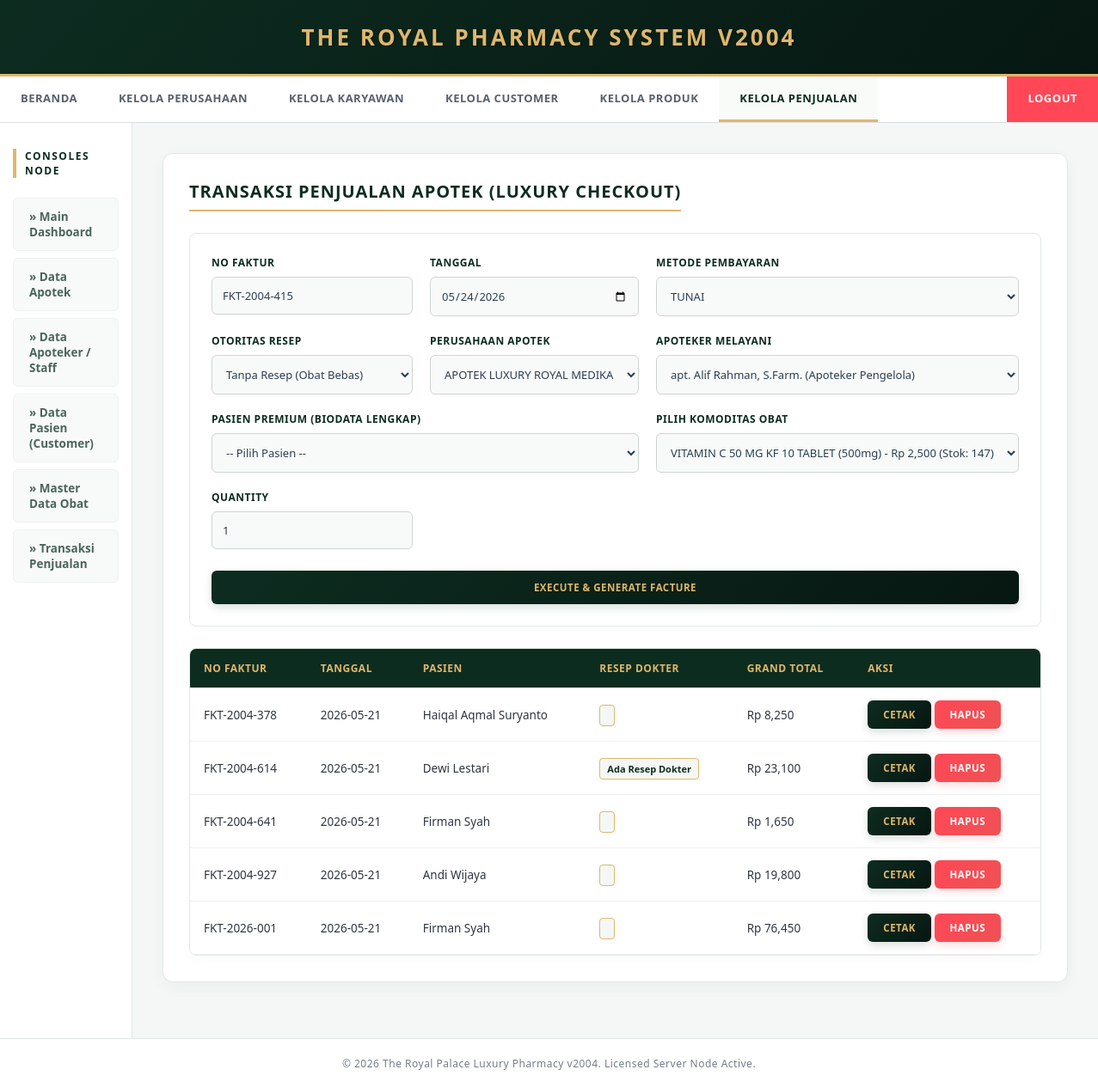
/index.php?page=penjualan (signed in), run on the app's committed database.
### tables this page shows
CREATE TABLE `faktur` (
  `no_fatur` varchar(50) NOT NULL,
  `tgl_faktur` date DEFAULT NULL,
  `due_date` date DEFAULT NULL,
  `metode_bayar` varchar(50) DEFAULT NULL,
  `resep_dokter` varchar(50) DEFAULT NULL,
  `ppn` decimal(10,2) DEFAULT NULL,
  `dp` decimal(10,2) DEFAULT NULL,
  `grand_total` decimal(10,2) DEFAULT NULL,
  `user` varchar(50) DEFAULT NULL,
  `id_customer` int(11) DEFAULT NULL,
  `id_perusahaan` int(11) DEFAULT NULL,
  `id_karyawan` int(11) DEFAULT NULL
);

CREATE TABLE `customer` (
  `id_customer` int(11) NOT NULL,
  `nama_customer` varchar(100) DEFAULT NULL,
  `tgl_lahir` date DEFAULT NULL,
  `no_telp` varchar(20) DEFAULT NULL,
  `email_customer` varchar(100) DEFAULT NULL,
  `alamat` text DEFAULT NULL
);

### index.php (the view, shortened to what this page needs)
<?php
include 'koneksi.php';
$page = isset($_GET['page']) ? $_GET['page'] : 'beranda';
?>
<!DOCTYPE html>
<html lang="id">
<head>
</head>
<body>
    <header>
        <h1>THE ROYAL PHARMACY SYSTEM v2004</h1>
    </header>
    <nav>
        <a href="index.php?page=beranda" class="<?=$page=='beranda'?'active':''?>">Beranda</a>
        <a href="index.php?page=perusahaan" class="<?=$page=='perusahaan'?'active':''?>">Kelola Perusahaan</a>
        <a href="index.php?page=karyawan" class="<?=$page=='karyawan'?'active':''?>">Kelola Karyawan</a>
        <a href="index.php?page=customer" class="<?=$page=='customer'?'active':''?>">Kelola Customer</a>
        <a href="index.php?page=produk" class="<?=$page=='produk'?'active':''?>">Kelola Produk</a>
        <a href="index.php?page=penjualan" class="<?=$page=='penjualan'?'active':''?>">Kelola Penjualan</a>
        <a href="login.php" style="background: #ff4757; color:#fff; border-bottom:none; margin-left: auto; font-weight: bold;">Logout</a>
    </nav>
    <div class="main-wrapper">
        <aside>
            <p>CONSOLES NODE</p>
            <a href="index.php?page=beranda">» Main Dashboard</a>
            <a href="index.php?page=perusahaan">» Data Apotek</a>
            <a href="index.php?page=karyawan">» Data Apoteker / Staff</a>
            <a href="index.php?page=customer">» Data Pasien (Customer)</a>
            <a href="index.php?page=produk">» Master Data Obat</a>
            <a href="index.php?page=penjualan">» Transaksi Penjualan</a>
        </aside>
        <main>
            <div class="card-luxury">
                <?php
                if ($page == 'beranda') {
                    $count_pt = mysqli_num_rows(mysqli_query($conn, "SELECT id_perusahaan FROM perusahaan"));
                    $count_cust = mysqli_num_rows(mysqli_query($conn, "SELECT id_customer FROM customer"));
                    $count_prod = mysqli_num_rows(mysqli_query($conn, "SELECT id_produk FROM produk"));
                    $count_faktur = mysqli_num_rows(mysqli_query($conn, "SELECT no_fatur FROM faktur"));
                    $sum_income = mysqli_fetch_array(mysqli_query($conn, "SELECT SUM(grand_total) as total FROM faktur"));
                    $total_income = $sum_income['total'] ? $sum_income['total'] : 0;
                ?>
                    <h2>Main Dashboard</h2>
                    <p style="color:#747d8c; font-size:13px; margin-bottom: 25px;">Engine Port Active: :2004. Executive Class Premium Pharmacy Factoring System.</p>
                    <div class="dashboard-grid">
                        <div class="widget-card">
                            <h3>Apotek / PT</h3><div class="value"><?=$count_pt?></div>
                        </div>
                        <div class="widget-card">
                            <h3>Pasien Terdaftar</h3><div class="value"><?=$count_cust?></div>
                        </div>
                        <div class="widget-card">
                            <h3>Stok Komoditas Obat</h3><div class="value"><?=$count_prod?></div>
                        </div>
                        <div class="widget-card" style="border-top-color: #00aa55;">
                            <h3>Faktur Keluar</h3><div class="value"><?=$count_faktur?></div>
                        </div>
                    </div>
                    <div style="background:#f8faf9; border: 1px solid #e1e8e5; border-left: 5px solid #00ff66; padding:25px; border-radius:8px; box-shadow: 0 4px 10px rgba(0,0,0,0.01);">
                        <h3 style="font-size:11.5px; color:#2f3542; text-transform:uppercase; letter-spacing:1px; margin-bottom:8px; font-weight: 700;">Total Pendapatan Apotek</h3>
                        <div style="font-size:28px; font-weight:bold; color:#0d2c20; font-family:monospace;">Rp <?=number_format($total_income)?></div>
                    </div>
                <?php
                } elseif ($page == 'penjualan') { ?>
                    <h2>Transaksi Penjualan Apotek (Luxury Checkout)</h2>
                    <form action="" method="POST" class="form-box">
                        <div class="form-group"><label>No Faktur</label><input type="text" name="no_fatur" value="FKT-2004-<?=rand(100,999)?>" readonly></div>
                        <div class="form-group"><label>Tanggal</label><input type="date" name="tgl" value="<?=date('Y-m-d')?>"></div>
                        <div class="form-group">
                            <label>Metode Pembayaran</label>
                            <select name="metode">
                                <option value="TUNAI">TUNAI</option>
                            </select>
                        </div>
                        <div class="form-group">
                            <label>Otoritas Resep</label>
                            <select name="resep_dokter" required>
                                <option value="Tanpa Resep">Tanpa Resep (Obat Bebas)</option>
                            </select>
                        </div>
                        <div class="form-group">
                            <label>Perusahaan Apotek</label>
                            <select name="id_pt">
                                <?php $pts=mysqli_query($conn,"SELECT * FROM perusahaan"); while($p=mysqli_fetch_array($pts)){ echo "<option value='{$p['id_perusahaan']}'>{$p['nama_perusahaan']}</option>"; } ?>
                            </select>
                        </div>
                        <div class="form-group">
                            <label>Apoteker Melayani</label>
                            <select name="id_karyawan" required>
                                <?php $kars=mysqli_query($conn,"SELECT * FROM karyawan"); while($k=mysqli_fetch_array($kars)){ echo "<option value='{$k['id_karyawan']}'>{$k['nama_karyawan']} ({$k['jabatan']})</option>"; } ?>
                            </select>
                        </div>
                        <div class="form-group" style="grid-column: span 2;">
                            <label>Pasien Premium (Biodata Lengkap)</label>
                            <select name="id_cust" required>
                                <option value="">-- Pilih Pasien --</option>
                            </select>
                        </div>
                        <div class="form-group">
                            <label>Pilih Komoditas Obat</label>
                            <select name="id_prod">
                                <?php $pds=mysqli_query($conn,"SELECT * FROM produk"); while($p=mysqli_fetch_array($pds)){ echo "<option value='{$p['id_produk']}'>{$p['nama_produk']} - Rp ".number_format($p['price'])." (Stok: {$p['stock']})</option>"; } ?>
                            </select>
                        </div>
                        <div class="form-group"><label>Quantity</label><input type="number" name="qty" min="1" value="1"></div>
                        <button type="submit" name="save_faktur" class="btn" style="grid-column: span 3; background: linear-gradient(135deg, #0d2c20 0%, #061711 100%); color:#dfb76c; padding:12px; margin-top:5px;">EXECUTE & GENERATE FACTURE</button>
                    </form>
                    <div class="table-responsive">
                        <table>
                            <tr><th>No Faktur</th><th>Tanggal</th><th>Pasien</th><th>Resep Dokter</th><th>Grand Total</th><th>Aksi</th></tr>
                            <?php $q = mysqli_query($conn, "SELECT f.*, c.nama_customer FROM faktur f JOIN customer c ON f.id_customer=c.id_customer"); while($d = mysqli_fetch_array($q)){ ?>
                            <tr><td><?=$d['no_fatur']?></td><td><?=$d['tgl_faktur']?></td><td><?=$d['nama_customer']?></td><td><span style="background:#f4f7f5; padding:4px 8px; border-radius:4px; font-size:11px; color:#0d2c20; font-weight:bold; border:1px solid #dfb76c;"><?=$d['resep_dokter']?></span></td><td>Rp <?=number_format($d['grand_total'])?></td>
                            <td>
                                <a href="cetak_faktur.php?no=<?=$d['no_fatur']?>" target="_blank" class="btn" style="background: linear-gradient(135deg, #0d2c20 0%, #061711 100%); color:#dfb76c;">Cetak</a>
                                <a href="index.php?page=penjualan&action=delete_faktur&no=<?=$d['no_fatur']?>" class="btn btn-danger" onclick="return confirm('Hapus transaksi?')">Hapus</a>
                            </td></tr>
                            <?php } ?>
                        </table>
                    </div>
                <?php } ?>
            </div>
        </main>
    </div>
    <footer>&copy; 2026 The Royal Palace Luxury Pharmacy v2004. Licensed Server Node Active.</footer>
</body>
</html>

### index.php (style rules this page uses)
* { box-sizing: border-box; margin: 0; padding: 0; font-family: 'Segoe UI', Tahoma, Geneva, Verdana, sans-serif; transition: all 0.2s ease; }
body { background: #f4f7f5; color: #2c3e50; display: flex; flex-direction: column; min-height: 100vh; }
header { background: linear-gradient(135deg, #0d2c20 0%, #061711 100%); color: #dfb76c; padding: 25px; text-align: center; border-bottom: 3px solid #dfb76c; box-shadow: 0 4px 15px rgba(0,0,0,0.15); }
header h1 { font-size: 26px; letter-spacing: 3px; text-transform: uppercase; font-weight: 600; text-shadow: 1px 1px 2px rgba(0,0,0,0.3); }
nav { background: #ffffff; padding: 0; display: flex; justify-content: center; gap: 0; border-bottom: 1px solid #dcdde1; flex-wrap: wrap; box-shadow: 0 2px 5px rgba(0,0,0,0.05); }
nav a { color: #57606f; text-decoration: none; padding: 16px 24px; font-size: 13px; text-transform: uppercase; font-weight: 600; letter-spacing: 0.5px; border-bottom: 3px solid transparent; }
nav a:hover, nav a.active { color: #0d2c20; background: #f9fbf9; border-bottom: 3px solid #dfb76c; }
.main-wrapper { display: flex; flex: 1; flex-direction: row; width: 100%; max-width: 100%; margin: 0 auto; background: #ffffff; }
aside { width: 260px; background: #ffffff; padding: 30px 15px; border-right: 1px solid #e1e8e5; display: flex; flex-direction: column; gap: 8px; }
aside p { color: #0d2c20; font-weight: 700; font-size: 12px; text-transform: uppercase; letter-spacing: 1.5px; margin-bottom: 15px; padding-left: 10px; border-left: 4px solid #dfb76c; }
aside a { color: #4b655a; text-decoration: none; display: block; padding: 12px 18px; background: #f8faf9; border-radius: 6px; font-size: 13.5px; font-weight: 600; border: 1px solid #edf2f0; }
main { flex: 1; padding: 35px; background: #f4f7f5; width: 100%; }
main h2 { margin-bottom: 25px; text-transform: uppercase; font-size: 20px; color: #0d2c20; font-weight: 700; letter-spacing: 1px; border-bottom: 2px solid #dfb76c; padding-bottom: 8px; display: inline-block; }
.card-luxury { background: #ffffff; border: 1px solid #e1e8e5; padding: 30px; border-radius: 12px; box-shadow: 0 6px 18px rgba(0,0,0,0.04); margin-bottom: 30px; }
.table-responsive { width: 100%; overflow-x: auto; margin-top: 20px; border-radius: 8px; border: 1px solid #e1e8e5; box-shadow: 0 4px 12px rgba(0,0,0,0.02); }
table { width: 100%; border-collapse: collapse; background: #ffffff; }
th, td { padding: 14px 16px; text-align: left; font-size: 13.5px; border-bottom: 1px solid #edf2f0; }
th { background: #0d2c20; color: #dfb76c; font-weight: 600; text-transform: uppercase; letter-spacing: 0.5px; font-size: 12px; }
td { color: #2f3542; font-weight: 500; }
.btn { padding: 9px 18px; background: linear-gradient(135deg, #0d2c20 0%, #061711 100%); color: #dfb76c; text-decoration: none; font-size: 11.5px; font-weight: 700; border: none; cursor: pointer; border-radius: 6px; text-transform: uppercase; letter-spacing: 0.5px; display: inline-block; box-shadow: 0 4px 10px rgba(13,44,32,0.15); }
.btn-danger { background: linear-gradient(135deg, #ff4757 0%, #ee5253 100%); color: #fff; box-shadow: 0 4px 10px rgba(255,71,87,0.2); }
.form-box { background: #ffffff; padding: 25px; border: 1px solid #e1e8e5; margin-bottom: 25px; display: grid; grid-template-columns: repeat(3, 1fr); gap: 20px; border-radius: 8px; }
.form-group { display: flex; flex-direction: column; }
.form-group label { font-size: 12px; text-transform: uppercase; color: #0d2c20; margin-bottom: 8px; letter-spacing: 0.5px; font-weight: 700; }
.form-box input, .form-box select, .form-box-4col input, .form-box-4col select { padding: 12px; background: #f8faf9; border: 1px solid #ced6d0; color: #2c3e50; border-radius: 6px; font-size: 13px; font-weight: 500; }
footer { background: #ffffff; text-align: center; padding: 20px; font-size: 12px; color: #747d8c; border-top: 1px solid #e1e8e5; letter-spacing: 0.5px; font-weight: 500; }

### data on the page
faktur: no_fatur "FKT-2004-378", tgl_faktur "2026-05-21", id_customer.nama_customer "Haiqal Aqmal Suryanto", grand_total "8,250"
faktur: no_fatur "FKT-2004-614", tgl_faktur "2026-05-21", id_customer.nama_customer "Dewi Lestari", resep_dokter "Ada Resep Dokter", grand_total "23,100"
faktur: no_fatur "FKT-2004-641", tgl_faktur "2026-05-21", id_customer.nama_customer "Firman Syah", grand_total "1,650"
faktur: no_fatur "FKT-2004-927", tgl_faktur "2026-05-21", id_customer.nama_customer "Andi Wijaya", grand_total "19,800"
faktur: no_fatur "FKT-2026-001", tgl_faktur "2026-05-21", id_customer.nama_customer "Firman Syah", grand_total "76,450"

### other printed values
form field id_pt "APOTEK LUXURY ROYAL MEDIKA"
form field id_karyawan "apt. Alif Rahman, S.Farm. (Apoteker Pengelola)"
form field id_prod "VITAMIN C 50 MG KF 10 TABLET (500mg) - Rp 2,500 (Stok: 147)"
